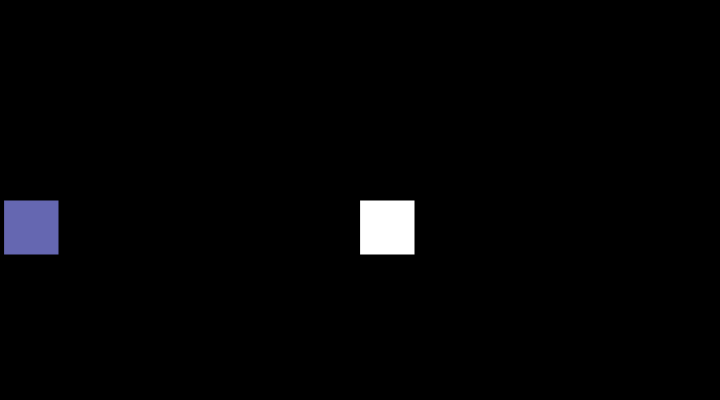
Frame 1 (no input)
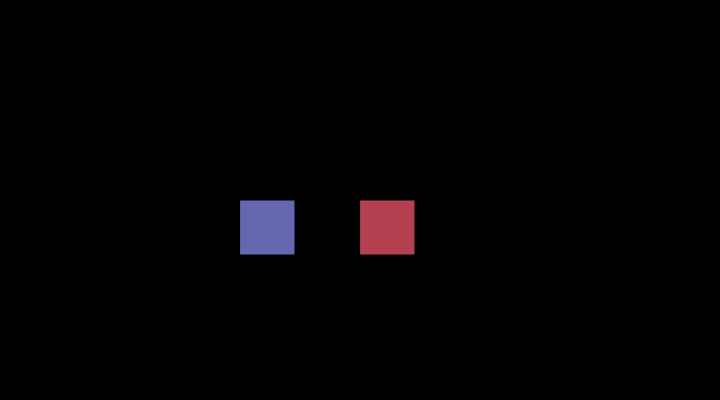
Frame 60 (no input)
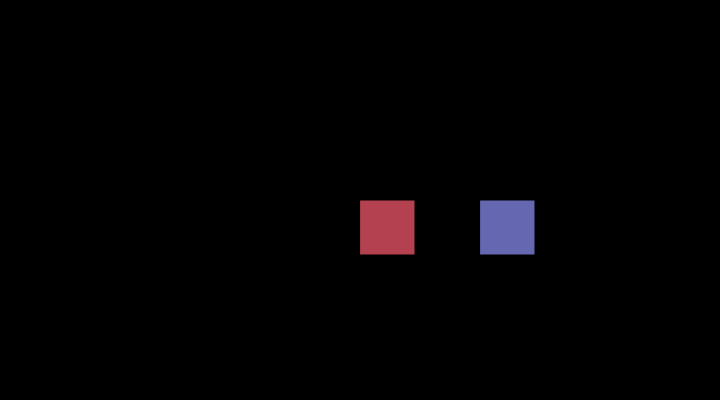
Frame 120 (the mouse pressed at the canvas centre since frame 60)

The p5.js sketch that drew these frames (run headless with seeded random() and noise() and a simulated clock; from frame 60 on, the mouse is pressed at the canvas centre):

// p5.js sketch
// ── sketch.js
let x, goBack

function setup() {
  createCanvas(720, 400)
  loop()
  x = 0
}

function draw() {
  background(0)
  if (x >= 0 && x <= 668) {
    if (goBack <= 664 && goBack > 0) {
      x = goBack - 4
      goBack = goBack - 4
    } else {
      x = x + 4
    }
    if (x === 664) {
      goBack = x
    }
  }

  rect(360, 200, 55, 55)
  fill(101, 103, 177)
  rect(x, 200, 55, 55)
  fill(180, 65, 79);
  if (x === 360) {
    console.log('hit')
  }
}
